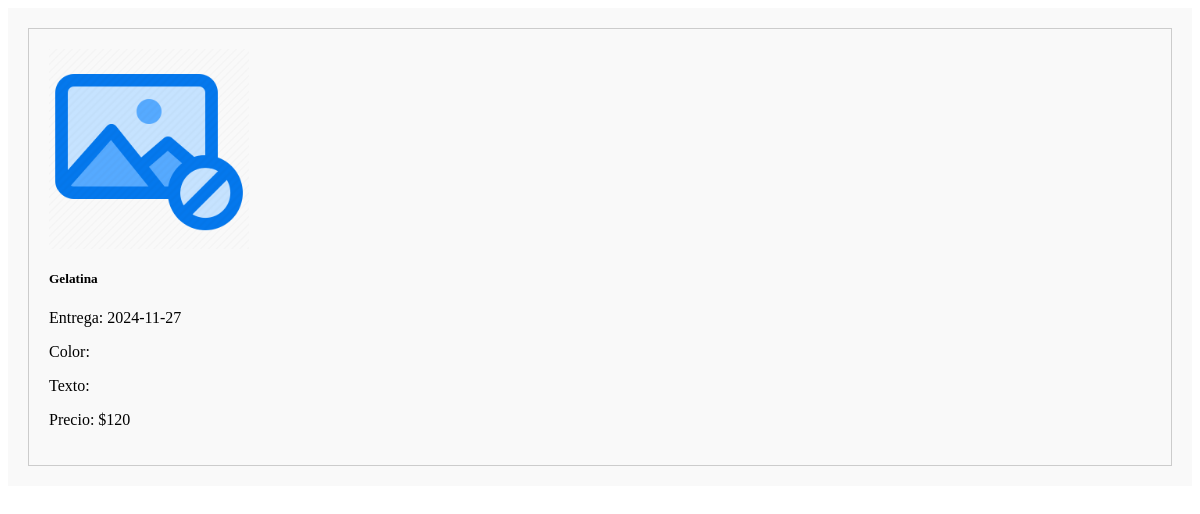
The page /Controlador/read_articulos.php?id_pedido=57 on the database its author committed.
### tables this page shows
CREATE TABLE `pedido_articulos` (
  `id` int(11) NOT NULL AUTO_INCREMENT COMMENT 'Guarda el id de la descripcion del pedido',
  `pedido_id` int(11) NOT NULL COMMENT 'Guarda el numero identificador del pedido',
  `pastel_id` int(11) NOT NULL COMMENT 'Guarda el numero identificador del pastel con el que se relaciona el pedido',
  `fecEntrega` date NOT NULL COMMENT 'Guarda la fecha de entrega del pastel',
  `color` varchar(30) DEFAULT NULL COMMENT 'Guarda el color del pastel',
  `texto` varchar(50) DEFAULT NULL COMMENT 'Guarda el texto que tendra del pastel',
  PRIMARY KEY (`id`),
  KEY `pedido_id` (`pedido_id`),
  KEY `pastel_id` (`pastel_id`),
  CONSTRAINT `pedido_articulos_ibfk_1` FOREIGN KEY (`pedido_id`) REFERENCES `pedidos` (`id`) ON DELETE CASCADE ON UPDATE CASCADE,
  CONSTRAINT `pedido_articulos_ibfk_2` FOREIGN KEY (`pastel_id`) REFERENCES `pasteles` (`id_pastel`) ON DELETE CASCADE ON UPDATE CASCADE
);

CREATE TABLE `pasteles` (
  `id_pastel` int(11) NOT NULL COMMENT 'Guarda el numero identificador del pastel',
  `nombreP` varchar(20) NOT NULL COMMENT 'Guarda el nombre del pastel',
  `descripcion` text NOT NULL COMMENT 'Guarda una descripcion de lo que contiene el pastel',
  `precio` double NOT NULL DEFAULT 0 COMMENT 'Guarda el precio del pastel',
  `visualizacion` varchar(15) NOT NULL COMMENT 'Se alamacena visualizar o ocultar dependiendo si se desea visualizar el pastel',
  PRIMARY KEY (`id_pastel`)
);

### Controlador/read_articulos.php (the view, shortened to what this page needs)
<?php
require '../Modelo/conexion/conexion.php';
$id_pedido = isset($_GET['id_pedido']) ? intval($_GET['id_pedido']) : 0;
$consulta = "SELECT pa.pastel_id, pa.color, pa.texto,pa.fecEntrega, p.nombreP, p.precio
             FROM pedido_articulos pa
             JOIN pasteles p ON pa.pastel_id = p.id_pastel
             WHERE pa.pedido_id = $id_pedido";
$resultado = mysqli_query($conexion, $consulta);
?>
<section class="container specials">
    <div class="slider-scroll">
        <?php
            foreach ($resultado as $row) {
                $nombre_pastel = $row['nombreP'];
                $imagen = "../Static/img/Productos/" . $nombre_pastel . ".png";
                if (!file_exists($imagen)) {
                    $imagen = "../Static/img/nophoto.png";
                }
        ?>
            <div class="card" style="width: 200px; margin: 10px;">
                <img src="<?php echo htmlspecialchars($imagen); ?>" class="card-img-top" alt="<?php echo htmlspecialchars($nombre_pastel); ?>">
                <div class="card-body">
                    <h5 class="card-title"><?php echo htmlspecialchars($nombre_pastel); ?></h5>
                    <p class="card-text">Entrega: <?php echo htmlspecialchars($row['fecEntrega']); ?></p>
                    <p class="card-text">Color: <?php echo htmlspecialchars($row['color']); ?></p>
                    <p class="card-text">Texto: <?php echo htmlspecialchars($row['texto']); ?></p>
                    <p class="card-text">Precio: $<?php echo htmlspecialchars($row['precio']); ?></p>
                </div>
            </div>
        <?php
            }
        ?>
    </div>
</section>

### Controlador/read_articulos.php (style rules this page uses)
.container.specials { padding: 20px; background-color: #f9f9f9; }
.slider-scroll { display: flex; overflow-x: auto; gap: 10px; scroll-behavior: smooth; padding: 10px; border: 1px solid #ccc; }
.card { flex: 0 0 auto; transition: transform 0.3s; margin: 10px; width: 200px; }
.card-img-top { height: 200px; object-fit: cover; }

### rows shown on the page
pedido_articulos: pastel.nombreP "Gelatina", fecEntrega "2024-11-27", pastel.precio "120"
